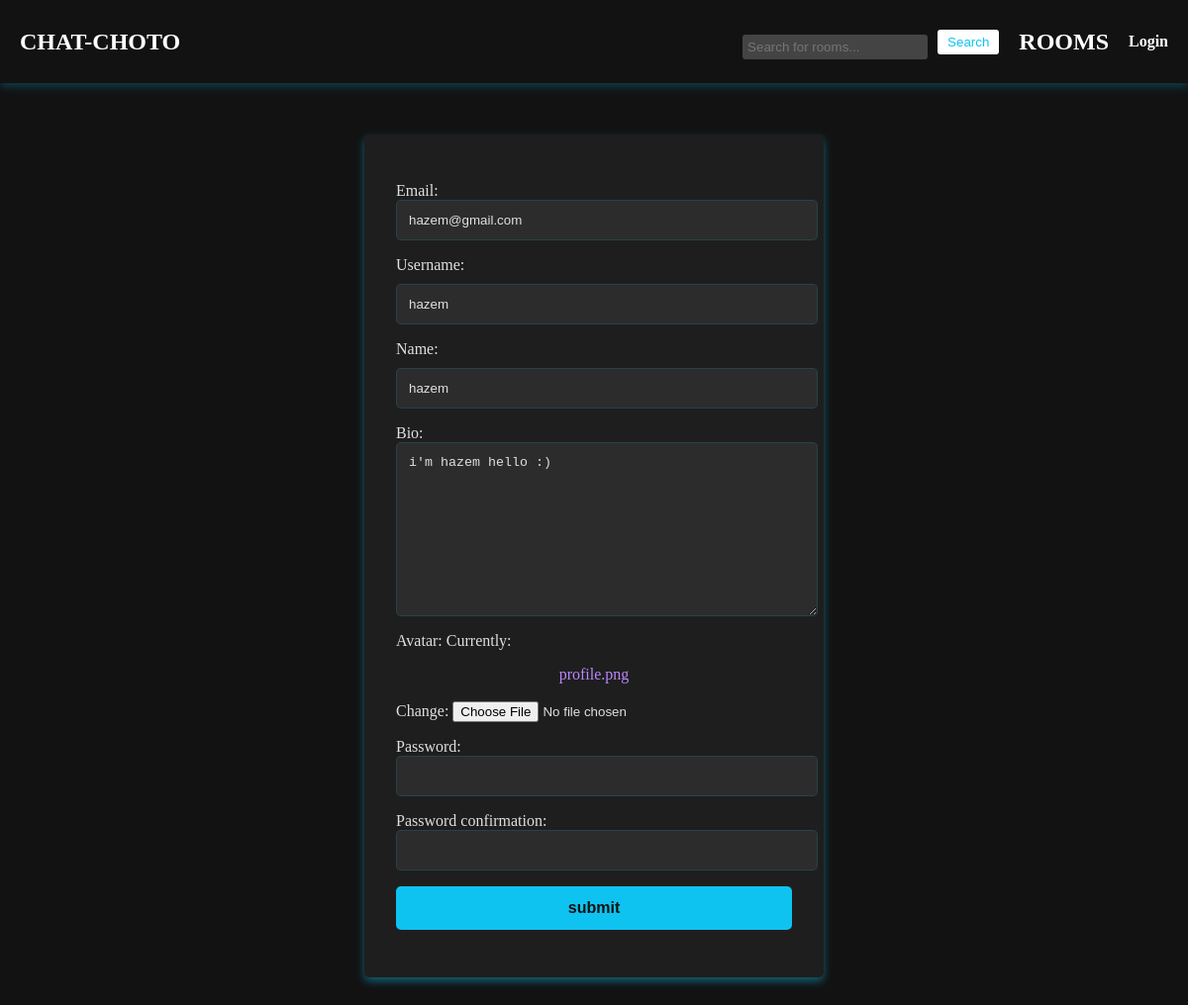
The page /update-profile/2 on the database its author committed.
### app/models.py (models this page shows)
class User(AbstractUser):
    name = models.CharField(max_length=200, null=True)
    email = models.EmailField(unique=True)
    bio = models.TextField(null=True)
    avatar = models.ImageField(default="profile.png")
    USERNAME_FIELD = 'username'
    REQUIRED_FIELDS = []

### app/views.py (the view, shortened to what this page needs)
# urls.py: path('update-profile/<int:id>', views.updateprofile),
def updateprofile(request, id):
    user = User.objects.filter(id=id).first()
    if not user:
        return render(request, 'room.html', {'room': None})
    form = UserForm(instance=user)
    return render(request, 'user_form.html', {'form': form})

### app/forms.py (shortened to what this page needs)
class UserForm(UserCreationForm):
    class Meta:
        model = User
        fields = ['email', 'username', 'name', 'bio', 'avatar']
        expect = ['Password-based authentication']
    def __init__(self, *args, **kwargs):
        self.user_instance = kwargs.get('instance')
        super(UserForm, self).__init__(*args, **kwargs)

### templates/user_form.html (shortened to what this page needs)
{% extends 'main.html' %}
{% block body %}
<div class="create-account">
    <form method="POST" enctype="multipart/form-data">
        {{form.as_p}}
        <input type="submit" value="submit">
    </form>
</div>
{% endblock body %}

### static/styles/main.css (style rules this page uses)
body { font-family: Arial, sans-serif; margin: 0; padding: 0; background-color: #121212; color: #E0E0E0 ; font-family: cursive; }
div { padding: 0 10px 0 10px; }
a { color: #0fc3f0; text-decoration: none; }
.create-account form { background-color: #1E1E1E; padding: 2rem; border-radius: 5px; max-width: 400px; margin: 2rem auto; box-shadow: 0 4px 8px #0fc3f070; }
.create-account form input[type="text"], .create-account form input[type="email"], .create-account form input[type="password"], .create-account form textarea, .create-account form select, .create-account form input[type="submit"] { display: block; width: 100%; padding: 0.75rem; margin-bottom: 1rem; border: 1px solid #0fc3f027; border-radius: 5px; background-color: #2C2C2C; color: #E0E0E0; }
.create-account form input[type="submit"] { background-color: #0fc3f0; color: #121212; font-size: 1rem; font-weight: bold; cursor: pointer; }
.create-account form p { color: #E0E0E0; text-align: left; }
.create-account form a { color: #BB86FC; text-align: center; display: block; margin-top: 1rem; }
input[type="text"] { width: 100%; padding: 10px; border-radius: 5px; border: 1px solid #ccc; background-color: #444; color: #fff; margin-top: 10px; }

### rows shown on the page
User: email "hazem@gmail.com", username "hazem", name "hazem", bio "i'm hazem hello :)"
